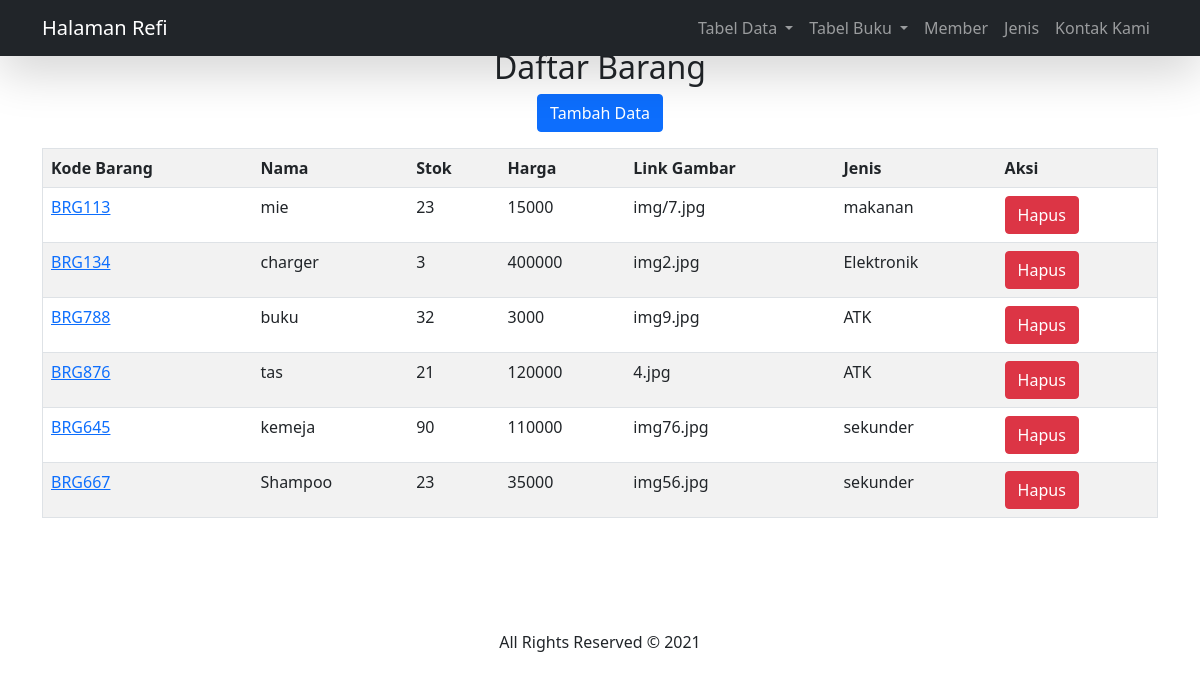
The page /Vbrg/ on the database its author committed.
### dashboard/models.py (models this page shows, shortened)
class Barang(models.Model):
    kodebrg=models.CharField(max_length=8, default="BRG" )
    nama=models.CharField(max_length=50)
    stok=models.IntegerField()
    harga=models.BigIntegerField()
    link_gbr=models.CharField(max_length=50, blank=True)
    waktu_posting=models.DateTimeField(auto_now_add=True)
    jenis_id=models.ForeignKey(Jenis, on_delete=models.CASCADE,null=True)

class Jenis(models.Model):
    nama=models.CharField(max_length=50)
    ket=models.TextField()

### dashboard/views.py (the view)
# urls.py: path('Vbrg/',Barang_View, name= "Vbrg"),
def Barang_View(request):
    barangs=Barang.objects.all()
    konteks={
        'barangs':barangs,
    }
    return render(request,'tampil_brg.html',konteks)

### templates/tampil_brg.html (shortened to what this page needs)
<link href="https://cdn.jsdelivr.net/npm/bootstrap@5.0.2/dist/css/bootstrap.min.css" rel="stylesheet">
{% load static %}
{% block content %}
<!DOCTYPE html>
<html lang="en">
  <head>
    <link
      href="https://cdn.jsdelivr.net/npm/bootstrap@5.0.0-beta3/dist/css/bootstrap.min.css"
      rel="stylesheet"
    />
    <link
      rel="stylesheet"
      href="https://pro.fontawesome.com/releases/v5.10.0/css/all.css"
    />
    <link rel="stylesheet" href="{% static 'css/style.css'%}" />
  </head>
  <body>
    <nav
      class="navbar navbar-expand-lg navbar-dark bg-dark shadow-lg fixed-top"
    >
      <div class="container">
        <a class="navbar-brand" href="{% url 'index' %}">Halaman Refi </a>
        <div class="collapse navbar-collapse text-right" id="navbarText">
          <ul class="navbar-nav ms-auto mb-2 mb-lg-0">
            <ul class="navbar-nav ms-auto mb-2 mb-lg-0">
              <li class="nav-item dropdown">
                <a class="nav-link dropdown-toggle" href="#" id="navbarDropdown" role="button" data-bs-toggle="dropdown" aria-expanded="false">
                  Tabel Data
                </a>
              </li>
              <li class="nav-item dropdown">
                <a class="nav-link dropdown-toggle" href="#" id="navbarDropdown" role="button" data-bs-toggle="dropdown" aria-expanded="false">
                  Tabel Buku
                </a>
              </li>
            <li class="nav-item">
              <a class="nav-link" href="{% url 'member' %}">Member</a>
            </li>
            <li class="nav-item">
              <a class="nav-link" href="{% url 'jenis' %}">Jenis</a>
            </li>
            <li class="nav-item">
              <a class="nav-link" href="#kontak">Kontak Kami</a>
            </li>
          </ul>
        </div>
      </div>
    </nav>
    <div class="container-fluid layanan pt-5 pb-5">
      <div class="container text-center">
<h2 class="align-center">Daftar Barang</h2>
<p><a href="/addbrg" class="btn btn-primary">Tambah Data</a>
</p>
<table border="1" class="table table-striped">
    <tr>
        <th>Kode Barang</th>
        <th>Nama</th>
        <th>Stok</th>
        <th>Harga</th>
        <th>Link Gambar</th>
        <th>Jenis</th>
        <th>Aksi</th>
    </tr>
{% for Barang in barangs %}
    <tr>
        <td><a href="{% url 'ubah_brg' Barang.id %}">{{ Barang.kodebrg }}</a></td>
        <td>{{ Barang.nama }}</td>
        <td>{{ Barang.stok }}</td>
        <td>{{ Barang.harga }}</td>
        <td>{{ Barang.link_gbr }}</td>
        <td>{{ Barang.jenis_id.nama}}</td>
        <td><button type="button" class="btn btn-danger" data-bs-toggle="modal"
          data-bs-target="#hapus-{{ Barang.id }}">Hapus</button></td>
    </tr>
{% endfor %}
</table>
{% endblock %}
      </div>
    </div>
    <div class="container text-center pt-5 pb-5">
      All Rights Reserved &copy; 2021
    </div>
  </body>
</html>

### rows shown on the page
Barang: kodebrg "BRG113", nama "mie", stok "23", harga "15000", link_gbr "img/7.jpg", jenis_id.nama "makanan"
Barang: kodebrg "BRG134", nama "charger", stok "3", harga "400000", link_gbr "img2.jpg", jenis_id.nama "Elektronik"
Barang: kodebrg "BRG788", nama "buku", stok "32", harga "3000", link_gbr "img9.jpg", jenis_id.nama "ATK"
Barang: kodebrg "BRG876", nama "tas", stok "21", harga "120000", link_gbr "4.jpg", jenis_id.nama "ATK"
Barang: kodebrg "BRG645", nama "kemeja", stok "90", harga "110000", link_gbr "img76.jpg", jenis_id.nama "sekunder"
Barang: kodebrg "BRG667", nama "Shampoo", stok "23", harga "35000", link_gbr "img56.jpg", jenis_id.nama "sekunder"
